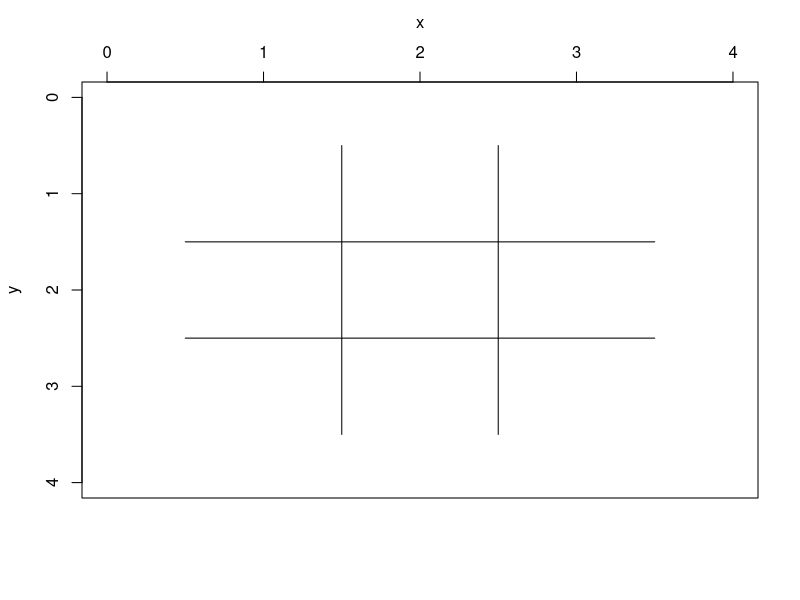

This figure's R source: (Note: this script raises an error after producing the figure.)
# 1. Draw a tic-tac-toe board.
# 2. Add the playing loop and switch the players.
# 3. Add click-to-play.

rm(list = ls()) # initialization

x = rep(1:3, each = 3)
y = rep(1:3, times = 3)

# Windows only. Open a Windows graphics device for the future plots.
# Otherwise, the function identify() cannot catch the cursor's position correctly 
# in the current version of RStudio.
if (.Platform$OS.type == "windows") windows() 

plot(x, y, type = "n", xlab = "", xlim = c(0, 4), ylim = c(4, 0), xaxt = "n"); 
axis(3); mtext(text = "x", side = 3, line = 2.5)
segments(x0 = c(0.5, 0.5, 1.5, 2.5), 
         y0 = c(1.5, 2.5, 0.5, 0.5),
         x1 = c(3.5, 3.5, 1.5, 2.5), 
         y1 = c(1.5, 2.5, 3.5, 3.5))

board = matrix(data = rep("E", times = 9), nrow = 3, ncol = 3)

player = "X"
for (i in 1:9) {
  # Read the position of the cursor at click into index by identify().
  # index is the index of the closest base points indicated by x and y
  # For example, if you click in the middle of the central square of the chessboard,
  # the closest base point is the hidden central point (we already hid it by using type = "n") in the central square.
  # Its x- and y-coordinates are (2, 2), indicated by x and y, and the corresponding index is 5.
  
  # If you get the warning: no point within 0.25 inches,
  # move the cursor closer to the base points (the hidden central point of each square) and redo it.
  # Use the parameter tolerance to catch the position far from (x, y).
  # Press Esc to escape.
  
  # Showing the index on the board is not necessary. Check ?identify to hide it.  
  index = identify(x, y, n = 1, tolerance = 1)
  
  col = x[index] # convert index into col/row.
  row = y[index] 
  
  board[row, col] = player # Record the current move on the board in the matrix.

  text(x = col, y = row, labels = player) # plot the current move on the board

  cat(sep = "", "i = ", i, ", player = ", player, ", index = ", index,
      ", row = ", row, ", col = ", col, ", board:", "\n") # more print for debugging
                                                      # including the position of the move
  print(board)                                        # and the board

  player = ifelse(test = (player == "X"), yes = "O", no = "X") # flipping: "X" <==> "O"
}

invisible(readline(prompt="Press [enter] to proceed")) # pause until you press enter
if (.Platform$OS.type == "windows") dev.off() # close the Windows graphics device